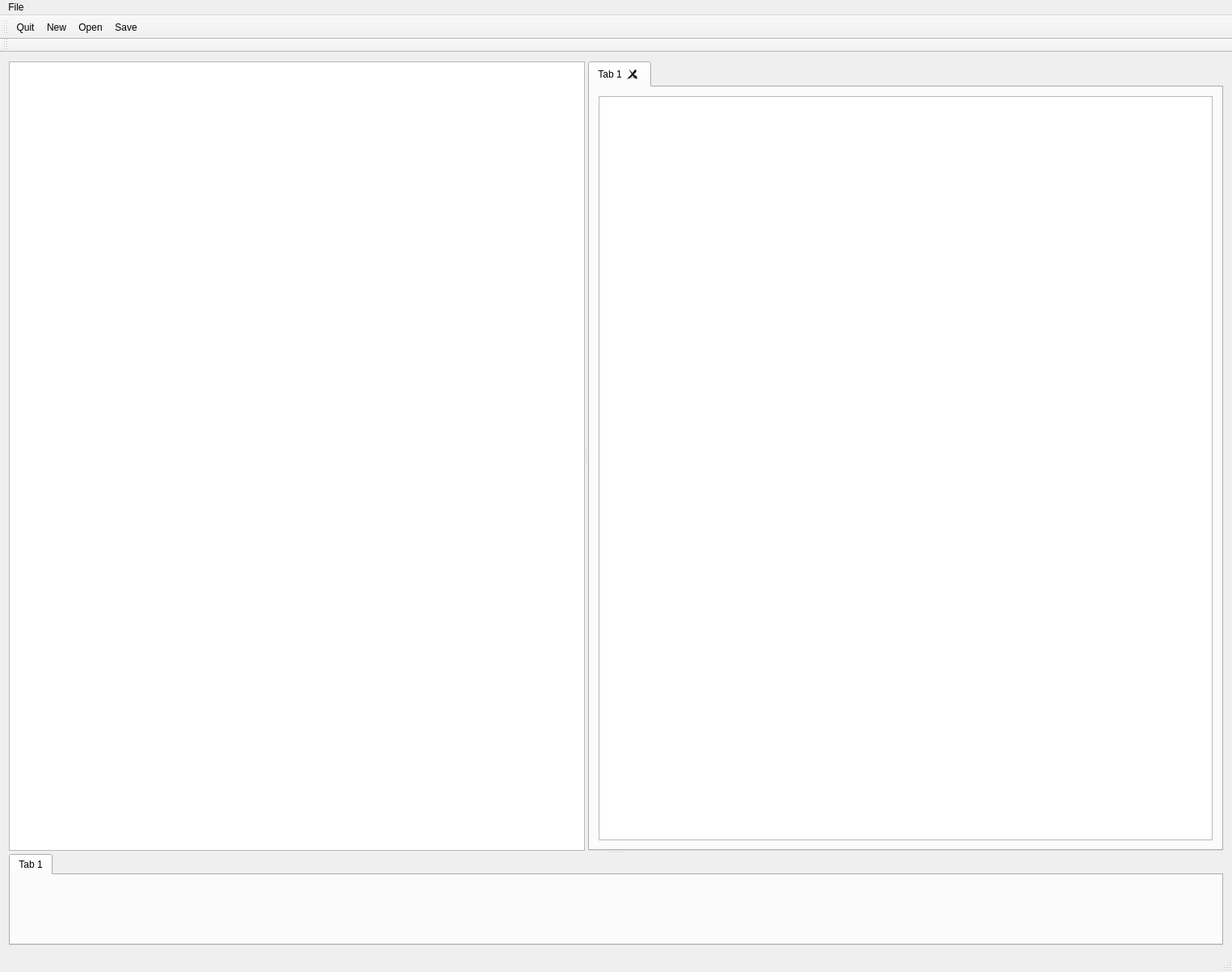
<?xml version="1.0" encoding="UTF-8"?>
<ui version="4.0">
 <class>MainWindow</class>
 <widget class="QMainWindow" name="MainWindow">
  <property name="geometry">
   <rect>
    <x>0</x>
    <y>0</y>
    <width>1525</width>
    <height>1203</height>
   </rect>
  </property>
  <property name="windowTitle">
   <string>MainWindow</string>
  </property>
  <widget class="QWidget" name="centralWidget">
   <layout class="QVBoxLayout" name="verticalLayout">
    <item>
     <widget class="QSplitter" name="mainSplitter">
      <property name="sizePolicy">
       <sizepolicy hsizetype="Expanding" vsizetype="Expanding">
        <horstretch>0</horstretch>
        <verstretch>0</verstretch>
       </sizepolicy>
      </property>
      <property name="orientation">
       <enum>Qt::Vertical</enum>
      </property>
      <widget class="QSplitter" name="modelSplitter">
       <property name="autoFillBackground">
        <bool>false</bool>
       </property>
       <property name="orientation">
        <enum>Qt::Horizontal</enum>
       </property>
       <widget class="QTreeWidget" name="treeView">
        <property name="dragEnabled">
         <bool>true</bool>
        </property>
        <property name="dragDropMode">
         <enum>QAbstractItemView::DragDrop</enum>
        </property>
        <property name="rootIsDecorated">
         <bool>true</bool>
        </property>
        <property name="uniformRowHeights">
         <bool>true</bool>
        </property>
        <property name="headerHidden">
         <bool>true</bool>
        </property>
        <column>
         <property name="text">
          <string notr="true">1</string>
         </property>
        </column>
       </widget>
       <widget class="QTabWidget" name="tabbedModelView">
        <property name="currentIndex">
         <number>0</number>
        </property>
        <property name="tabsClosable">
         <bool>true</bool>
        </property>
        <widget class="QWidget" name="tab">
         <attribute name="title">
          <string>Tab 1</string>
         </attribute>
         <layout class="QVBoxLayout" name="verticalLayout_2">
          <item>
           <widget class="QGraphicsView" name="modelView"/>
          </item>
         </layout>
        </widget>
       </widget>
      </widget>
      <widget class="QTabWidget" name="outputWidget">
       <property name="currentIndex">
        <number>0</number>
       </property>
       <widget class="QWidget" name="tab_5">
        <attribute name="title">
         <string>Tab 1</string>
        </attribute>
       </widget>
      </widget>
     </widget>
    </item>
   </layout>
  </widget>
  <widget class="QMenuBar" name="menuBar">
   <property name="geometry">
    <rect>
     <x>0</x>
     <y>0</y>
     <width>1525</width>
     <height>31</height>
    </rect>
   </property>
   <widget class="QMenu" name="menuEditor">
    <property name="title">
     <string>File</string>
    </property>
    <addaction name="actionNew"/>
    <addaction name="actionOpen"/>
    <addaction name="actionSave"/>
    <addaction name="actionQuit"/>
   </widget>
   <addaction name="menuEditor"/>
  </widget>
  <widget class="QToolBar" name="mainToolBar">
   <attribute name="toolBarArea">
    <enum>TopToolBarArea</enum>
   </attribute>
   <attribute name="toolBarBreak">
    <bool>false</bool>
   </attribute>
   <addaction name="actionQuit"/>
   <addaction name="actionNew"/>
   <addaction name="actionOpen"/>
   <addaction name="actionSave"/>
  </widget>
  <widget class="QStatusBar" name="statusBar"/>
  <widget class="QToolBar" name="pluginToolBar">
   <property name="windowTitle">
    <string>toolBar</string>
   </property>
   <attribute name="toolBarArea">
    <enum>TopToolBarArea</enum>
   </attribute>
   <attribute name="toolBarBreak">
    <bool>true</bool>
   </attribute>
  </widget>
  <action name="actionNew">
   <property name="text">
    <string>New</string>
   </property>
  </action>
  <action name="actionOpen">
   <property name="text">
    <string>Open</string>
   </property>
  </action>
  <action name="actionSave">
   <property name="text">
    <string>Save</string>
   </property>
  </action>
  <action name="actionQuit">
   <property name="text">
    <string>Quit</string>
   </property>
  </action>
 </widget>
 <layoutdefault spacing="6" margin="11"/>
 <resources/>
 <connections/>
</ui>
